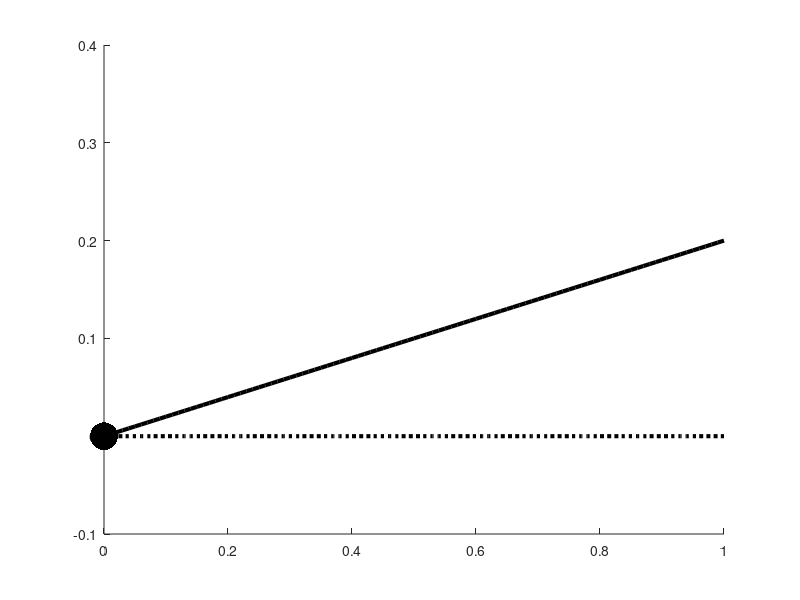

Reproduce this figure in MATLAB. (Note: this script raises an error after producing the figure.)
% Stability analysis lecture

clc;clear;close all;


r = 0.2;
K=1;
yls=[-r/2,2*r];

A=0.25;

x = 0:0.01:1;


exponential = x.*r;
logistic = x.*(1-x./K).*r;
allee = x.*(1-x./K).*(x./A - 1).*r;


%% exponential
figure(1); hold on;
plot(x,exponential,'-k','LineWidth',3);
plot(x,x.*0,':k','LineWidth',3);

% add fixed points:
plot(0,0,'.k','MarkerSize',60);
ylim(yls);
design_plot('tumor size, x','growth rate, dx/dt');

%% logistic
figure(2); hold on;
plot(x,logistic,'-k','LineWidth',3);
plot(x,x.*0,':k','LineWidth',3);

% add fixed points:
plot(0,0,'.k','MarkerSize',60);
plot(K,0,'.k','MarkerSize',60);
ylim(yls);
design_plot('tumor size, x','growth rate, dx/dt');



%% logistic w/ allee effect
figure(3); hold on;
plot(x,allee,'-k','LineWidth',3);
plot(x,x.*0,':k','LineWidth',3);

% add fixed points:
plot(0,0,'.k','MarkerSize',60);
plot(A,0,'o','MarkerSize',18,'MarkerFaceColor',[1,1,0.9725],'MarkerEdgeColor','k','LineWidth',3);
plot(K,0,'.k','MarkerSize',60);
ylim(yls);
design_plot('tumor size, x','growth rate, dx/dt');



tspan = [0 10];

%% add some initial conditions
for x0 = 0:0.1:1
    
    x00 = [x0,x0,x0]; %same initial condition for all 3 eqn's
    [t, y]=ode45(@(t,x)all_odes(t,x,r,K,A), tspan, x00);
    
    figure(4); hold on;
    plot(t,y(:,1),'-k','LineWidth',3); hold on;

    figure(5); hold on;
    plot(t,y(:,2),'-k','LineWidth',3); hold on;


    figure(6); hold on;
    plot(t,y(:,3),'-k','LineWidth',3); hold on;


end

figure(4);design_plot('time, t','tumor size, x(t)');
figure(5);design_plot('time, t','tumor size, x(t)');
figure(6);design_plot('time, t','tumor size, x(t)');

% 
% exportgraphics(figure(1),'plots/SS_exponential.png','BackgroundColor',[1,1,0.9725],'Resolution',300)
% exportgraphics(figure(2),'plots/SS_logistic.png','BackgroundColor',[1,1,0.9725],'Resolution',300)
% exportgraphics(figure(3),'plots/SS_allee.png','BackgroundColor',[1,1,0.9725],'Resolution',300)
% exportgraphics(figure(4),'plots/T_exponential.png','BackgroundColor',[1,1,0.9725],'Resolution',300)
% exportgraphics(figure(5),'plots/T_logistic.png','BackgroundColor',[1,1,0.9725],'Resolution',300)
% exportgraphics(figure(6),'plots/T_allee.png','BackgroundColor',[1,1,0.9725],'Resolution',300)


function xdot = all_odes(t,x,r,K,A)

    xdot = zeros(3,1);

    % exponential
    X=x(1);
    xdot(1,1) = X*r;
    
    % logistic
    X=x(2);
    xdot(2,1) = X*r*(1-X / K);
    
    % RESISTANT
    X=x(3);
    xdot(3,1) = X*r*(1-X / K)*(X / A - 1);
    
end







